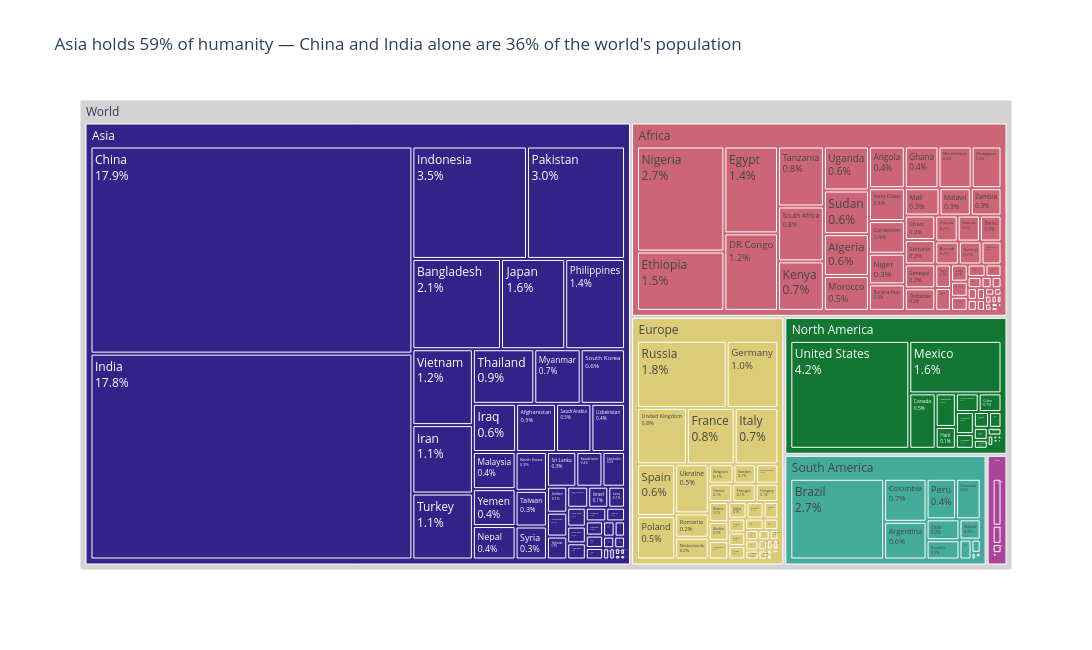

Write notebook code for a chart like this one.
### Markdown cell above
**Intended chart:** Treemap (World → Continent → Country), coloured by continent

**Why:** Part-to-whole with a two-level hierarchy and 234 countries → treemap

### Code cell
fig = px.treemap(df, path=[px.Constant('World'), 'Continent', 'Country'],
                 values='2022 Population', color='Continent',
                 color_discrete_sequence=px.colors.qualitative.Safe,
                 color_discrete_map={'(?)': 'lightgrey'},       # grey the World root
                 title='Asia holds 59% of humanity — China and India alone are 36% of the world\'s population',
                 template='plotly_white', height=650, width=1100)

fig.update_traces(texttemplate='%{label}<br>%{percentRoot:.1%}', root_color='lightgrey')

fig.show()

### Figure 1 — Plotly figure (JSON) as saved in the notebook; plotly's stock layout.template omitted (floating-point values rounded to 4 significant figures; data arrays with more than 128 entries replaced by an {"elided": "..."} marker saying what was removed)
{"data": [{"branchvalues": "total", "customdata": {"elided": "241x1 str values"}, "domain": {"x": [0, 1], "y": [0, 1]}, "hovertemplate": "labels=%{label}<br>2022 Population=%{value}<br>parent=%{parent}<br>id=%{id}<br>Continent=%{customdata[0]}<extra></extra>", "ids": {"elided": "241 str values"}, "labels": {"elided": "241 str values"}, "marker": {"colors": {"elided": "241 str values"}}, "name": "", "parents": {"elided": "241 str values"}, "root": {"color": "lightgrey"}, "texttemplate": "%{label}<br>%{percentRoot:.1%}", "type": "treemap", "values": {"elided": "241 int values"}}], "layout": {"height": 650, "legend": {"tracegroupgap": 0}, "title": {"text": "Asia holds 59% of humanity — China and India alone are 36% of the world's population"}, "treemapcolorway": ["rgb(136, 204, 238)", "rgb(204, 102, 119)", "rgb(221, 204, 119)", "rgb(17, 119, 51)", "rgb(51, 34, 136)", "rgb(170, 68, 153)", "rgb(68, 170, 153)", "rgb(153, 153, 51)", "rgb(136, 34, 85)", "rgb(102, 17, 0)", "rgb(136, 136, 136)"], "width": 1100}}
